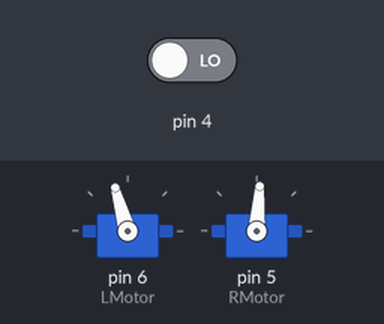
Simulated run of this sketch. Board: Arduino Uno, built with avr-gcc and run on an emulated ATmega328P. On the bench: 2 × servo. Inputs (shaded band) come from the test bench; at power-on: pin 4 LOW.

Above: at 0.1 s.
Timing chart, 0 to 1.6 s (numbered marks = the images above):
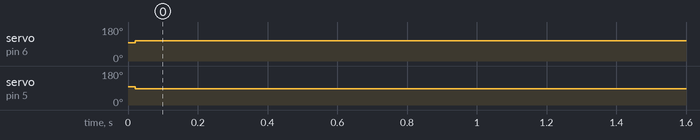

Measured:
- by itself, servo on pin 6 (LMotor): 96° → 106° at 0.02 s
- by itself, servo on pin 5 (RMotor): 96° → 86° at 0.02 s

The sketch:

motor_robotics.ino
```cpp
#include <Servo.h>

//#define DEBUG

#define PBL 4 // defines pins for L and R push buttons
#define PBR 2

Servo LMotor;
Servo RMotor;

//current stop value

#define LSTOP 96
#define RSTOP 96

//sets the speed for each motor

int setSpeed(int lSpeed, int rSpeed) {

  LMotor.write(LSTOP + lSpeed);
  RMotor.write(RSTOP - rSpeed);

}

//find stop value for motors

void findStop(int lStop, int rStop) {

  for (int i = 75; i < 110; i++) {

    LMotor.write(i);
    RMotor.write(i);
    Serial.println(i);
    delay(3000);

  }

}

//debouncing algorithm

void waitKey(int pin, int lSpeed, int rSpeed) {
  while (digitalRead(pin) == HIGH) {}
  delay(20);
  while (digitalRead(pin) == LOW) {
      setSpeed(lSpeed, rSpeed);
  }
  delay(20);
  return;
}

void setup() {
  Serial.begin(9600);

  LMotor.attach(6);
  RMotor.attach(5);

  #ifdef DEBUG
      findStop(LSTOP, RSTOP);
  #endif

  setSpeed(0, 0);


   waitKey(PBL, 10, 10); //forwards
   delay(6000);
   setSpeed(0,0);

   //6.5 cm for 1 sec
   //14cm for 2 sec
   //21.5cm
   //27.5cm
}

void loop() {

//  waitKey(PBL, 10, 10); //forwards
//  waitKey(PBL, -10, -10); //backwards
//  waitKey(PBL, 0, 0); //stop
//  waitKey(PBL, 20, 5); //turn right
//  waitKey(PBL, 5, 20); //turn left
//  waitKey(PBL, 10, -10); //rotate right
//  waitKey(PBL, -10, 10); // rotate left
//  waitKey(PBL, 0, 10); // pivot right
//  waitKey(PBL, 10, 0); //pivot left


}
```
